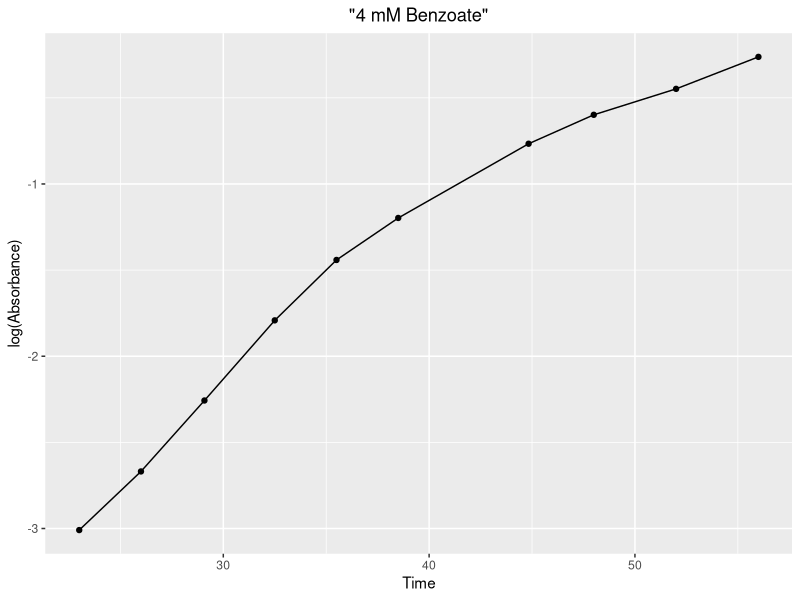
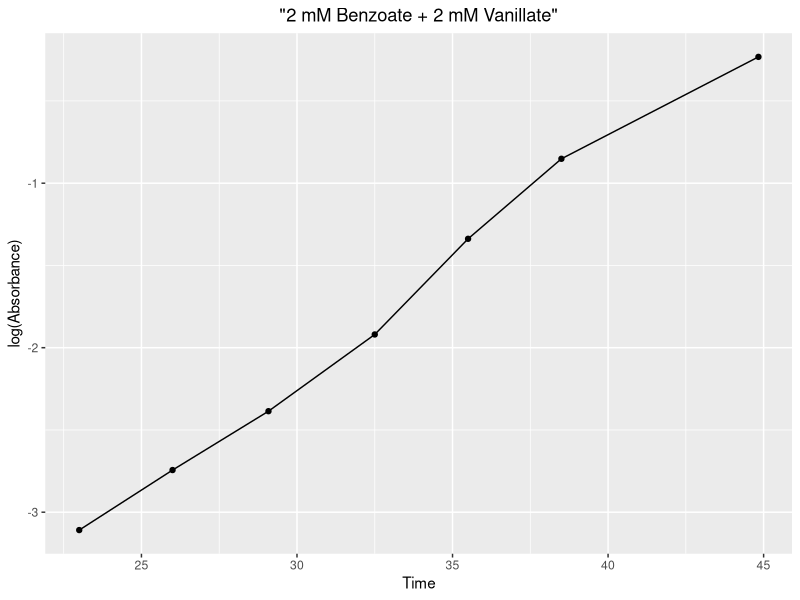

The R source for these figures, in order: (Note: this script raises an error after producing the figures.)
## ---- chunk 1
library(ggplot2)
library(geepack)
data(dietox)
library(tidyr)

Rsquared <- function(x, y, xname, yname, title) { 
  Absorbance <- rowMeans(y) 
  ifelse(Absorbance <= 0 , print("At least one absorbance value <= 0 is in data frame. These values must be excluded for log()."), FALSE) 
  log10 <- log(Absorbance) 
  num <- as.numeric(log10) 
  a <- ggplot() +
    geom_point(aes(x, num)) + 
    geom_line(aes(x, num)) + 
    xlab(deparse(substitute(xname))) + 
    ylab(deparse(substitute(yname))) + 
    ggtitle(deparse(substitute(title))) + 
    theme(plot.title = element_text(hjust = 0.5)) 
  print(a) 
  b <- stats::lm(num ~ x) 
  if(summary(b)$r.squared < 0.9)
    warning("R squared is <0.9. May need to reevaluate time frame chosen for log phase. Non-log phase values should be excluded.")
  summary(b) 
}
## ---- chunk 2
df <- read.csv('benzvandata.csv')
Rsquared(df[c(2:11), c(2)], df[c(2:11), c(3:5)], Time, log(Absorbance), '4 mM Benzoate')
Rsquared(df[c(2:8), c(2)], df[c(2:8), c(6:8)], Time, log(Absorbance), '2 mM Benzoate + 2 mM Vanillate')
## ---- chunk 3
library(ggplot2)
library(geepack)
data(dietox)
library(tidyr)

a <- dietox[, -c(2, 5:7)]

df <- spread(a, Pig, Weight)

Rsquared <- function(x, y, xname, yname, title) { 
  Absorbance <- rowMeans(y) 
  ifelse(Absorbance <= 0 , print("At least one absorbance value <= 0 is in data frame. These values must be excluded for log()."), FALSE) 
  log10 <- log(Absorbance) 
  num <- as.numeric(log10) 
  a <- ggplot() +
    geom_point(aes(x, num)) + 
    geom_line(aes(x, num)) + 
    xlab(deparse(substitute(xname))) + 
    ylab(deparse(substitute(yname))) + 
    ggtitle(deparse(substitute(title))) + 
    theme(plot.title = element_text(hjust = 0.5)) 
  print(a) 
  b <- stats::lm(num ~ x) 
  if(summary(b)$r.squared < 0.9)
    warning("R squared is <0.9. May need to reevaluate time frame chosen for log phase. Non-log phase values should be excluded.")
  summary(b) 
}
## ---- chunk 4
Rsquared(df[c(1:14), c(1)], df[c(1:14), c(2:4)], Time, log(Weight), 'Reps 1-3')
Rsquared(df[c(1:14), c(1)], df[c(1:14), c(5:7)], Time, log(Weight), 'Reps 4-6')
